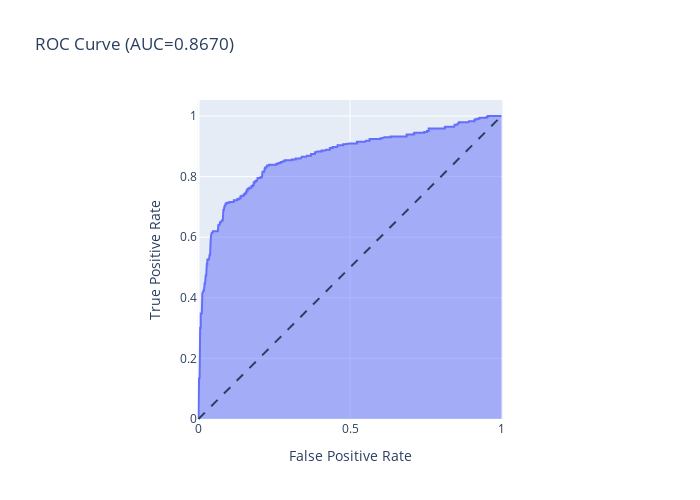

The code cell stored with this chart in its notebook:
### Code cell
roc(model, original_X_3, original_y).show()

### Figure 1 — Plotly figure (JSON) as saved in the notebook; plotly's stock layout.template omitted (floating-point values rounded to 4 significant figures; data arrays with more than 128 entries replaced by an {"elided": "..."} marker saying what was removed)
{"data": [{"hovertemplate": "False Positive Rate=%{x}<br>True Positive Rate=%{y}<extra></extra>", "legendgroup": "", "line": {"color": "#636efa"}, "mode": "lines", "name": "", "orientation": "v", "showlegend": false, "stackgroup": "1", "type": "scatter", "x": {"elided": "294 float values"}, "xaxis": "x", "y": {"elided": "294 float values"}, "yaxis": "y"}], "layout": {"height": 500, "legend": {"tracegroupgap": 0}, "shapes": [{"line": {"dash": "dash"}, "type": "line", "x0": 0, "x1": 1, "y0": 0, "y1": 1}], "title": {"text": "ROC Curve (AUC=0.8670)"}, "width": 700, "xaxis": {"anchor": "y", "constrain": "domain", "domain": [0, 1], "title": {"text": "False Positive Rate"}}, "yaxis": {"anchor": "x", "domain": [0, 1], "scaleanchor": "x", "scaleratio": 1, "title": {"text": "True Positive Rate"}}}}
